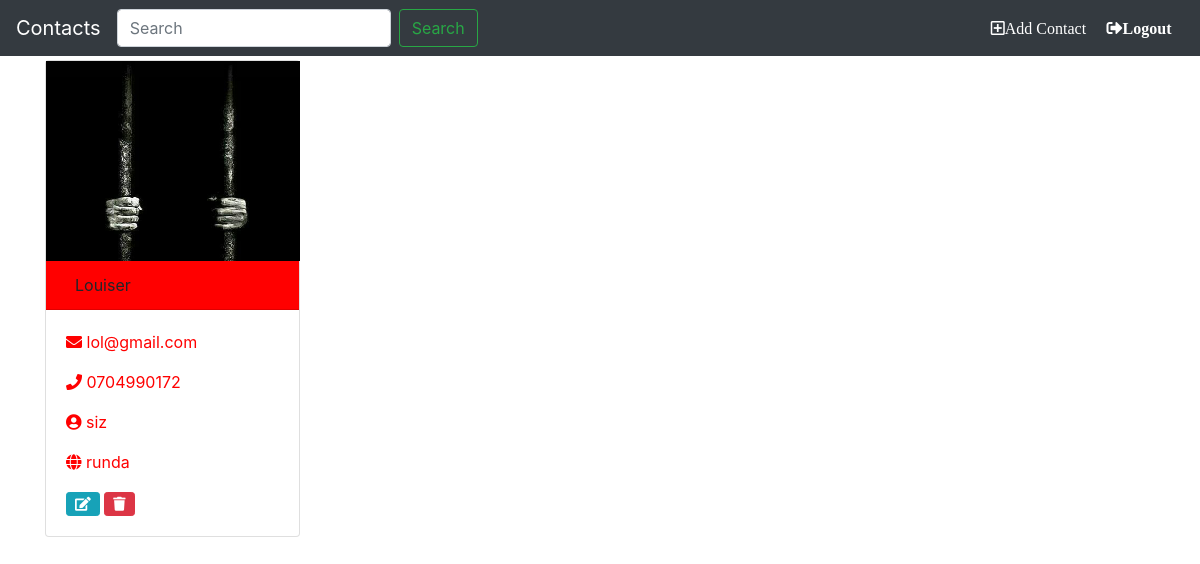
Screenshot of / (signed in) with the database file from the repository.
### phonebook/models.py (models this page shows, shortened)
class Contact(models.Model):
    user = models.ForeignKey(User,on_delete=models.CASCADE)
    name = models.CharField(max_length=45)
    email = models.EmailField()
    telephone = models.CharField(max_length=15)
    relation = models.CharField(max_length=45)
    residence = models.CharField(max_length=45)
    cover = models.FileField()
    is_male = models.BooleanField(default=True)
    created = models.DateTimeField(default=timezone.now)

### phonebook/views.py (the view)
# urls.py: path('', views.ContactListView.as_view(), name='contact-index'),
class ContactListView(LoginRequiredMixin, ListView):
    model = Contact
    context_object_name = 'contacts'
    def get_queryset(self):
        return Contact.objects.filter(user=self.request.user)

### phonebook/templates/phonebook/contact_list.html (shortened to what this page needs)
{% extends 'phonebook/base.html' %}
{% block content %}
<div class = "container">
    <div class="row">
        {%if contacts%}
            {%for contact in contacts%}
            <div class = "col-sm-3">
                <div class = "card my-1">
                    <img src="{{contact.cover.url}}" class="img img-responsive"  alt="" style="height: 200px; width: 254px">
                        <div class="card-header" style="background-color: {%if contact.is_male %}Green;{% else %}red{% endif %}">
                            {{contact.name}}
                        </div>
                    <div class="card-body" style="color:{%if contact.is_male%}green;{%else%}red{%endif%}">
                       <p><i class="fas fa-envelope"></i>&nbsp;{{contact.email}}</p>
                       <p><i class="fas fa-phone"></i>&nbsp;{{contact.telephone}}</p>
                       <p><i class="fas fa-user-circle"></i>&nbsp;{{contact.relation}}</p>
                       <p><i class="fas fa-globe"></i>&nbsp;{{contact.residence}}</p>
                       <a href="{%url 'phonebook:update-contact' contact.id %}" class="btn btn-info btn-sm"><i class="fas fa-edit"></i></a>
                       <a href="{%url 'phonebook:delete-contact' contact.id %}" class="btn btn-danger btn-sm"><i class="fas fa-trash"></i></a>
                    </div>
                </div>
                </div>
            {% endfor %}
        {% endif %}
    </div>
</div>
{% endblock %}

### rows the page displays
Contact: cover (picture), name "Louiser", email "lol@gmail.com", telephone "0704990172", relation "siz", residence "runda"
